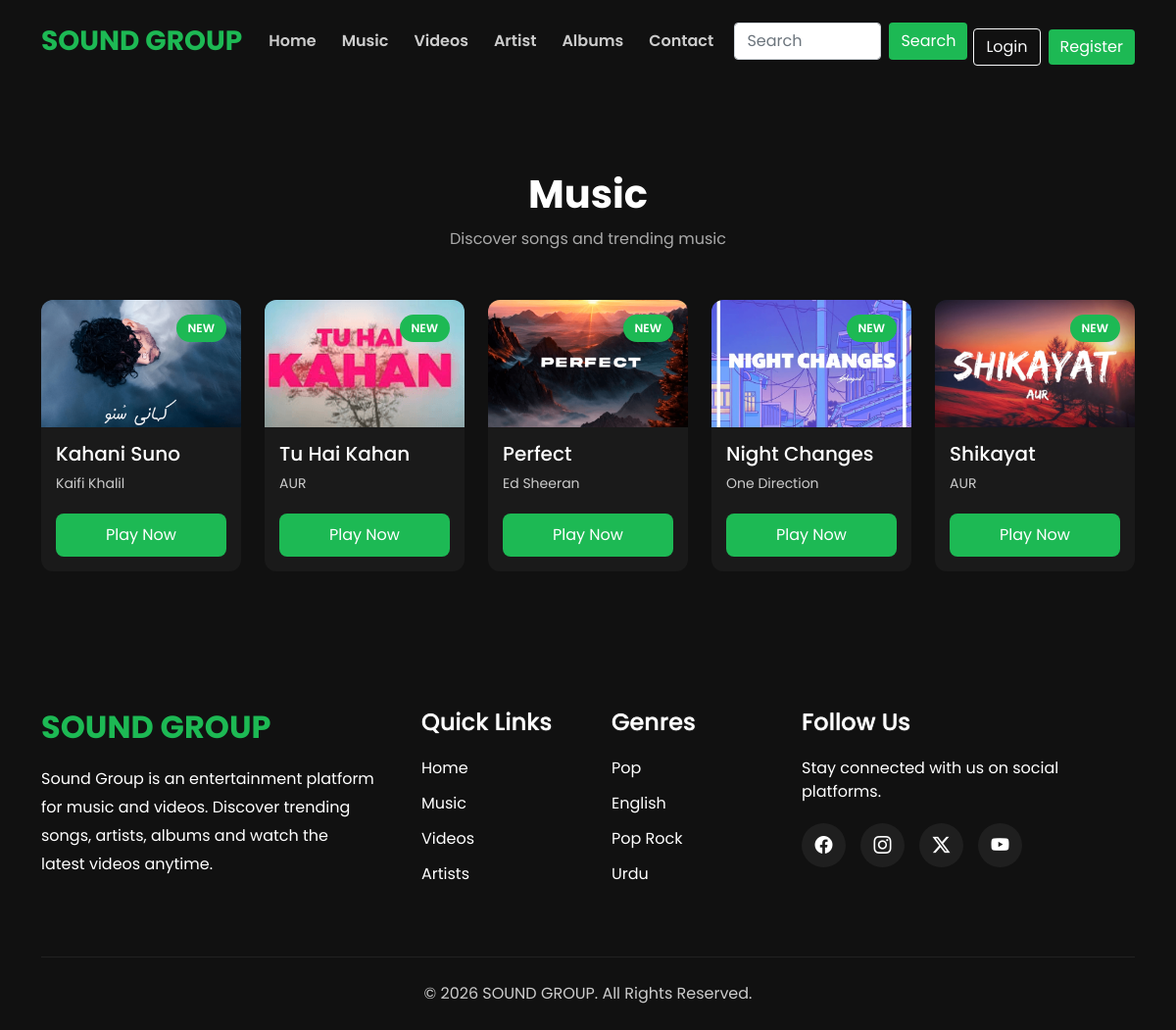
Page /musics.php on the committed database.
### tables this page shows
CREATE TABLE `music` (
  `id` int(11) NOT NULL,
  `title` varchar(255) NOT NULL,
  `artist` varchar(255) NOT NULL,
  `album` varchar(255) NOT NULL,
  `genre` varchar(100) NOT NULL,
  `language` varchar(100) NOT NULL,
  `year` year(4) NOT NULL,
  `image` varchar(255) NOT NULL,
  `music_file` varchar(255) NOT NULL,
  `description` text DEFAULT NULL,
  `created_at` timestamp NOT NULL DEFAULT current_timestamp()
);

### musics.php (the view, shortened to what this page needs)
<?php
include("./includes/header.php");
?>
<link rel="stylesheet" href="./css/style.css">
<section class="latest-music">
    <section class="container">
        <section class="music-title">
            <h2>Music</h2>
            <p>Discover songs and trending music</p>
        </section>
        <section class="row row-cols-1 row-cols-sm-2 row-cols-md-3 row-cols-lg-5 g-4">
            <?php
            $get_music = mysqli_query(
                $connection,
                "SELECT * FROM music ORDER BY id DESC LIMIT 5"
            );
            while ($music = mysqli_fetch_assoc($get_music)) {
            ?>
                <section class="col">
                    <section class="music-card">
                        <section class="music-img">
                            <img src="./uploads/images/<?php echo $music['image']; ?>" alt="Music">
                            <span class="new-badge">NEW</span>
                        </section>
                        <section class="music-content">
                            <h5><?php echo $music['title']; ?></h5>
                            <p><?php echo $music['artist']; ?></p>
                            <a href="music-details.php?id=<?php echo $music['id']; ?>" class="play-btn">Play Now</a>
                        </section>
                    </section>
                </section>
            <?php } ?>
        </section>
    </section>
</section>
<?php include("./includes/footer.php"); ?>

### css/style.css (style rules this page uses)
* { margin: 0; padding: 0; box-sizing: border-box; font-family: var(--main-font-family); }
:root { --main-color: #1db954; --sec-color: #ccc; --text-color: #ffffff; --sec-text-color: #aaaaaa; --bg-color: #111111; --btn-hover-color: #18a349; --main-font-family: "Poppins"; }
body { background-color: var(--bg-color); }
.play-btn { display: inline-block; background: var(--main-color); color: var(--text-color); text-align: center; padding: 10px; border-radius: 8px; text-decoration: none; transition: 0.3s; width: 100%; }
.latest-music { padding: 40px 0; margin-top: 50px; }
.music-title, .artists-title, .videos-title, .genres-title { text-align: center; margin-bottom: 50px; }
.music-title h2, .artists-title h2, .videos-title h2, .genres-title h2 { color: var(--text-color); font-size: 40px; font-weight: 700; }
.music-title p, .artists-title p, .videos-title p, .genres-title p { color: var(--sec-text-color); margin-top: 10px; }
.music-card, .video-card { background-color: #1a1a1a; border-radius: 12px; overflow: hidden; transition: 0.3s; }
.music-img, .video-image { position: relative; }
.music-img img, .video-image img { width: 100%; height: 130px; object-fit: cover; }
.new-badge { position: absolute; top: 15px; right: 15px; background-color: var(--main-color); color: var(--text-color); padding: 5px 12px; font-size: 12px; font-weight: 600; border-radius: 30px; }
.music-content, .video-content { padding: 15px; }
.music-content h5, .video-content h5 { color: var(--text-color); margin-bottom: 8px; font-size: 20px; }
.music-content p, .video-content p { color: var(--sec-color); margin-bottom: 20px; font-size: 14px; }

### rows in the picture
music: image (picture), title "Kahani Suno", artist "Kaifi Khalil"
music: image (picture), title "Tu Hai Kahan", artist "AUR"
music: image (picture), title "Perfect", artist "Ed Sheeran"
music: image (picture), title "Night Changes", artist "One Direction"
music: image (picture), title "Shikayat", artist "AUR"
